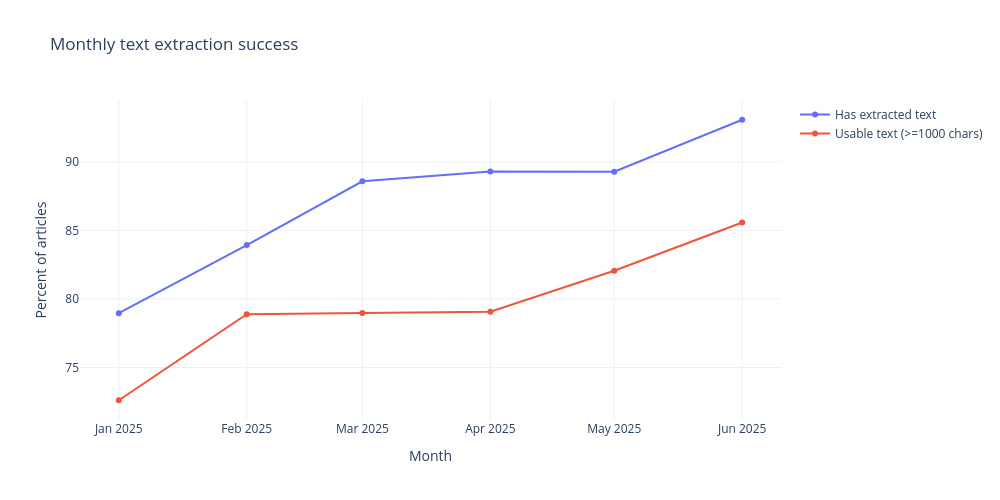

This figure's notebook cell:
### Code cell
monthly_quality = (
    report_df.dropna(subset=["publish_date"])
    .assign(month=report_df["publish_date"].dt.to_period("M").astype(str))
    .groupby("month")
    .agg(
        total_articles=("mc_id", "count"),
        with_text=("has_text", "sum"),
        usable_text=("usable_text", "sum"),
        median_text_len=("text_len", "median")
    )
    .reset_index()
)

monthly_quality["pct_with_text"] = 100 * monthly_quality["with_text"] / monthly_quality["total_articles"]
monthly_quality["pct_usable_text"] = 100 * monthly_quality["usable_text"] / monthly_quality["total_articles"]

monthly_quality_long = monthly_quality.melt(
    id_vars="month",
    value_vars=["pct_with_text", "pct_usable_text"],
    var_name="metric",
    value_name="percent"
)

monthly_quality_long["metric"] = monthly_quality_long["metric"].replace({
    "pct_with_text": "Has extracted text",
    "pct_usable_text": "Usable text (>=1000 chars)"
})

fig_quality = px.line(
    monthly_quality_long,
    x="month",
    y="percent",
    color="metric",
    markers=True,
    title="Monthly text extraction success",
    labels={"month": "Month", "percent": "Percent of articles", "metric": ""}
)

fig_quality.update_layout(
    template="plotly_white",
    width=1000,
    height=500
)

fig_quality.show()
fig_quality.write_image("figures/monthly_text_extraction_success.pdf")

### Figure 1 — Plotly figure (JSON) as saved in the notebook; plotly's stock layout.template omitted (floating-point values rounded to 4 significant figures)
{"data": [{"hovertemplate": "=Has extracted text<br>Month=%{x}<br>Percent of articles=%{y}<extra></extra>", "legendgroup": "Has extracted text", "line": {"color": "#636efa", "dash": "solid"}, "marker": {"symbol": "circle"}, "mode": "lines+markers", "name": "Has extracted text", "orientation": "v", "showlegend": true, "type": "scatter", "x": ["2025-01", "2025-02", "2025-03", "2025-04", "2025-05", "2025-06"], "xaxis": "x", "y": [78.97, 83.94, 88.58, 89.31, 89.29, 93.08], "yaxis": "y"}, {"hovertemplate": "=Usable text (>=1000 chars)<br>Month=%{x}<br>Percent of articles=%{y}<extra></extra>", "legendgroup": "Usable text (>=1000 chars)", "line": {"color": "#EF553B", "dash": "solid"}, "marker": {"symbol": "circle"}, "mode": "lines+markers", "name": "Usable text (>=1000 chars)", "orientation": "v", "showlegend": true, "type": "scatter", "x": ["2025-01", "2025-02", "2025-03", "2025-04", "2025-05", "2025-06"], "xaxis": "x", "y": [72.61, 78.89, 78.97, 79.07, 82.06, 85.58], "yaxis": "y"}], "layout": {"height": 500, "legend": {"title": {"text": ""}, "tracegroupgap": 0}, "title": {"text": "Monthly text extraction success"}, "width": 1000, "xaxis": {"anchor": "y", "domain": [0, 1], "title": {"text": "Month"}}, "yaxis": {"anchor": "x", "domain": [0, 1], "title": {"text": "Percent of articles"}}}}
